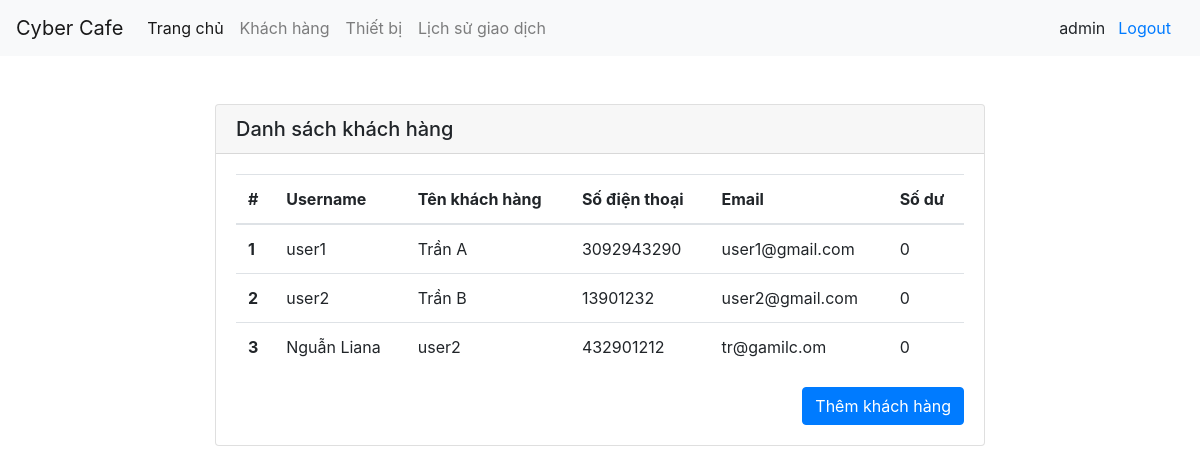
/customers (signed in), run on the app's committed database.
### net_shop/models.py (models this page shows)
class User(AbstractUser):
    phone = models.BigIntegerField(blank=True, null=True)

class Customer(models.Model):
    fullname = models.CharField(max_length=1000, blank=True)
    username = models.CharField(max_length=1000, blank=True)
    phone = models.BigIntegerField(blank=True, null=True)
    email = models.CharField(max_length=1000, blank=True, null=True)
    wallet = models.BigIntegerField(blank=True, null=True)

### net_shop/views.py (the view)
# urls.py: path('customers', views.get_customers, name='customer_list'),
@login_required(login_url='/login/')
def get_customers(request):
    customers = Customer.objects.all()
    return render(request, 'customer_list.html', {'data': customers})

### net_shop/templates/customer_list.html
{% extends "base.html" %}
{% block content %}
    {% include "navigation.html" %}
    <div class="container mt-5 col-lg-8">
        <div class="card">
            <h5 class="card-header">Danh sách khách hàng</h5>
            <div class="card-body">
                <table class="table table-hover">
                    <thead>
                    <tr>
                        <th scope="col">#</th>
                        <th scope="col">Username</th>
                        <th scope="col">Tên khách hàng</th>
                        <th scope="col">Số điện thoại</th>
                        <th scope="col">Email</th>
                        <th scope="col">Số dư</th>
                    </tr>
                    </thead>
                    <tbody>
                    {% for user in data %}
                        <tr>
                            <th>{{ user.id }}</th>
                            <td>{{ user.username }}</td>
                            <td>{{ user.fullname }}</td>
                            <td>{{ user.phone }}</td>
                            <td>{{ user.email }}</td>
                            <td>{{ user.wallet }}</td>
                        </tr>
                    {% endfor %}
                    </tbody>
                </table>
                <a href="/new_customer" class="btn btn-primary float-right">Thêm khách hàng</a>
            </div>
        </div>
    </div>
{% endblock %}

### net_shop/templates/base.html (shortened to what this page needs)
<!doctype html>
<html lang="en">
<head>
    <link rel="stylesheet" href="https://cdn.jsdelivr.net/npm/bootstrap@4.3.1/dist/css/bootstrap.min.css">
    {% load static %}
    <link rel="stylesheet" type="text/css" href="{% static '/style.css' %}">
</head>
<body class="d-flex flex-column">
    <div id="content">
        {% block content %}{% endblock %}
    </div>
</body>
</html>

### net_shop/templates/navigation.html (shortened to what this page needs)
<nav class="navbar navbar-expand-lg navbar-light bg-light">
    <a class="navbar-brand" href="/">Cyber Cafe</a>
    <div class="collapse navbar-collapse" id="navbarNav">
        <ul class="navbar-nav">
            <li class="nav-item active">
                <a class="nav-link" href="/">Trang chủ<span class="sr-only">(current)</span></a>
            </li>
            <li class="nav-item">
                <a class="nav-link" href="/customers">Khách hàng</a>
            </li>
            <li class="nav-item">
                <a class="nav-link" href="/computers">Thiết bị</a>
            </li>
            <li class="nav-item">
                <a class="nav-link" href="/bills">Lịch sử giao dịch</a>
            </li>
        </ul>
    </div>
    <form class="form-inline">
        {{ user.username }}
        <button class="btn btn-outline-error my-2 my-sm-0" ><a href="/logout"> Logout </a></button>
    </form>
</nav>

### static/style.css (style rules this page uses)
html, body { height: 100%; }

### data on the page
User: username "admin"
Customer: id "1", username "user1", fullname "Trần A", phone "3092943290", email "user1@gmail.com", wallet "0"
Customer: id "2", username "user2", fullname "Trần B", phone "13901232", email "user2@gmail.com", wallet "0"
Customer: id "3", username "Nguẫn Liana", fullname "user2", phone "432901212", email "tr@gamilc.om", wallet "0"
